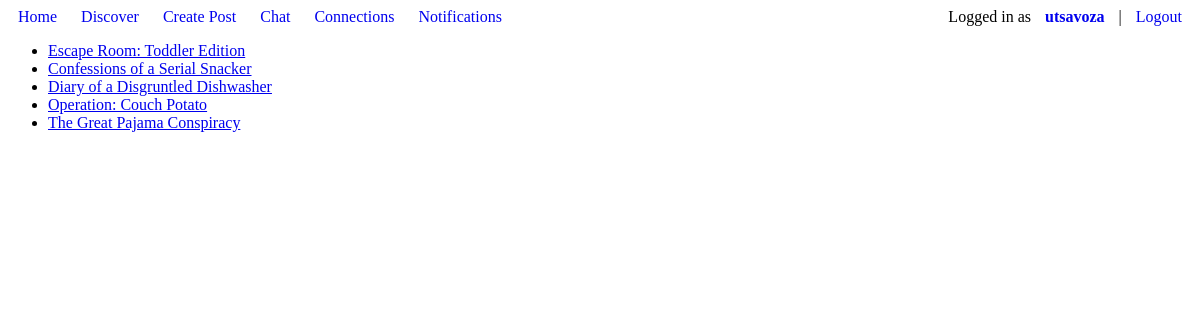
Page /home/ (signed in) on the earlier database version.
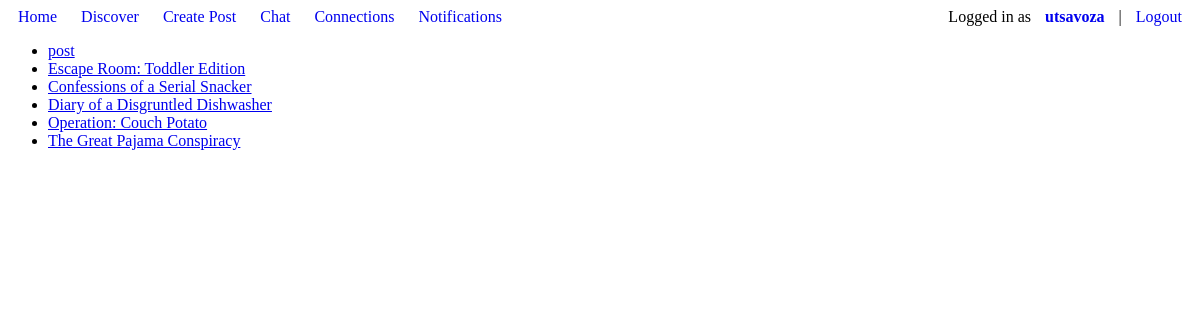
Same page on the later database version.
### posts/models.py (models this page shows, shortened)
class ActivityPost(models.Model):
    class PostStatus(models.IntegerChoices):
        DRAFT = 1, _("Draft")
        ACTIVE = 2, _("Active")
        ARCHIVED = 3, _("Archived")
    class Meta:
        db_table = "activity_posts"
        verbose_name_plural = "Activity Posts"
    poster = models.ForeignKey(settings.AUTH_USER_MODEL, on_delete=models.CASCADE)
    timestamp = models.DateTimeField(auto_now_add=True)
    title = models.CharField(max_length=255)
    description = models.TextField(max_length=1023)
    status = models.IntegerField(default=PostStatus.DRAFT, choices=PostStatus.choices)
    tags = models.ManyToManyField(InterestTag)

### main/views.py (the view)
# urls.py: path("home/", views.home, name="home"),
@login_required
def home(request):
    template_name = "main/home.html"
    latest_posts_list = ActivityPost.objects.order_by("-timestamp")[:50]
    context = {
        "latest_posts_list": latest_posts_list,
    }
    return render(request, template_name, context)

### main/templates/main/home.html
{% extends 'main/base.html' %} {% block title %}Home Page{% endblock %}
{% block content %}
    {% if latest_posts_list %}
        <ul>
            {% for post in latest_posts_list %}
                {% if post.status == 2 %}
                    <li>
                        <a href="{% url 'posts:post_details_view' post.pk %}">{{ post.title }}</a>
                    </li>
                {% endif %}
            {% endfor %}
        </ul>
    {% else %}
        <p>No posts are available.</p>
    {% endif %}
{% endblock content %}

Differences in the rows shown:
added ActivityPost: title "post"
